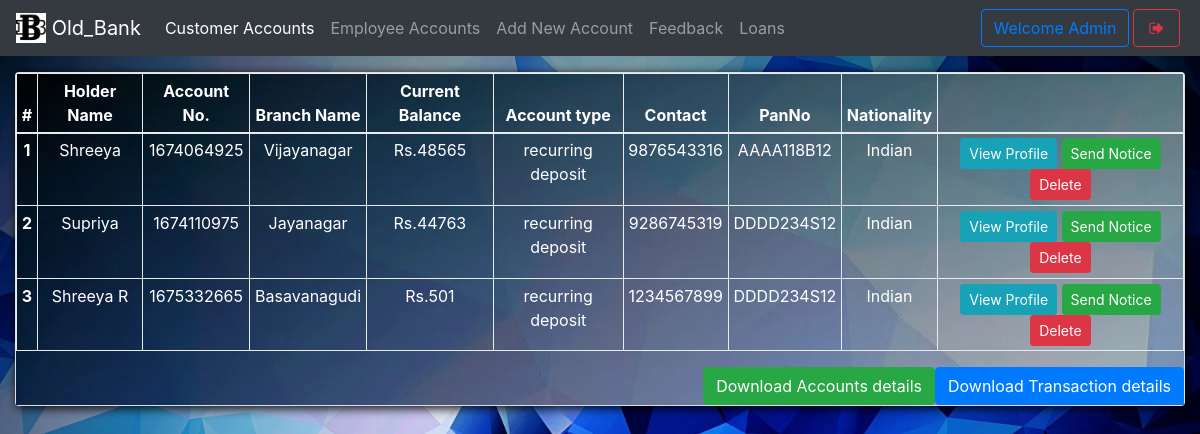
The page /mindex.php (signed in) on the database its author committed.
### tables this page shows
CREATE TABLE `useraccounts` (
  `id` int(11) NOT NULL,
  `email` text NOT NULL,
  `password` text NOT NULL,
  `name` varchar(111) NOT NULL,
  `balance` varchar(111) NOT NULL,
  `cnic` varchar(111) NOT NULL,
  `number` varchar(111) NOT NULL,
  `city` varchar(111) NOT NULL,
  `address` varchar(111) NOT NULL,
  `source` varchar(111) NOT NULL,
  `accountNo` varchar(111) NOT NULL,
  `branch` varchar(111) NOT NULL,
  `accountType` varchar(111) NOT NULL,
  `date` timestamp NOT NULL DEFAULT current_timestamp(),
  `panNo` varchar(10) NOT NULL,
  `nationName` varchar(10) NOT NULL
);

CREATE TABLE `branch` (
  `branchId` int(11) NOT NULL,
  `branchNo` varchar(111) NOT NULL,
  `branchName` varchar(111) NOT NULL
);

### mindex.php (the view, shortened to what this page needs)
<!DOCTYPE html>
<html>
<head>
  <?php require 'assets/autoloader.php'; ?>
  <?php require 'assets/function.php'; ?>
</head>
<body style="background: url(images/bg.jpg);background-size: 100%">
<nav class="navbar navbar-expand-lg navbar-dark bg-dark fixed-top">
 <a class="navbar-brand" href="#">
    <img src="images/logo1.jfif" style="object-fit:cover;object-position:center center" width="30" height="30" class="d-inline-block align-top" alt="">
   <?php echo bankname; ?>
  </a>
  <div class="collapse navbar-collapse" id="navbarSupportedContent">
    <ul class="navbar-nav mr-auto">
      <li class="nav-item ">
        <a class="nav-link active" href="mindex.php">Customer Accounts<span class="sr-only">(current)</span></a>
      </li>
      <li class="nav-item ">  <a class="nav-link" href="maccounts.php">Employee Accounts</a></li>
      <li class="nav-item ">  <a class="nav-link" href="maddnew.php">Add New Account</a></li>
      <li class="nav-item ">  <a class="nav-link" href="mfeedback.php">Feedback</a></li>
      <li class="nav-item ">  <a class="nav-link" href="mloan.php">Loans</a></li>
    </ul>
    <?php include 'msideButton.php'; ?>
  </div>
</nav><br><br><br>
<div class="container-fluid">
<div class="card w-500 text-center shadowBlack">
  <div class="background text-white">
   <table class="table table-bordered table-sm text-white">
  <thead>
    <tr>
      <th scope="col">#</th>
      <th scope="col">Holder Name</th>
      <th scope="col">Account No.</th>
      <th scope="col">Branch Name</th>
      <th scope="col">Current Balance</th>
      <th scope="col">Account type</th>
      <th scope="col">Contact</th>
      <th scope="col">PanNo</th>
      <th scope="col">Nationality</th>
      <th scope="col"></th>
    </tr>
  </thead>
  <tbody>
</div>
    <?php
      $i=0;
      $array = $con->query("select * from useraccounts,branch where useraccounts.branch = branch.branchId");
      if ($array->num_rows > 0)
      {
        while ($row = $array->fetch_assoc())
        {$i++;
    ?>
      <tr>
        <th scope="row"><?php echo $i ?></th>
        <td><?php echo $row['name'] ?></td>
        <td><?php echo $row['accountNo'] ?></td>
        <td><?php echo $row['branchName'] ?></td>
        <td>Rs.<?php echo $row['balance'] ?></td>
        <td><?php echo $row['accountType'] ?></td>
        <td><?php echo $row['number'] ?></td>
        <td><?php echo $row['panNo'] ?></td>
        <td><?php echo $row['nationName'] ?></td>
        <td>
          <a href="show.php?id=<?php echo $row['id'] ?>" class='btn btn-info btn-sm' data-toggle='tooltip' title="View More info">View Profile</a>
          <a href="mnotice.php?id=<?php echo $row['id'] ?>" class='btn btn-success btn-sm' data-toggle='tooltip' title="Send notice to this">Send Notice</a>
          <a href="mindex.php?delete=<?php echo $row['id'] ?>" class='btn btn-danger btn-sm' data-toggle='tooltip' title="Delete this account">Delete</a>
        </td>
      </tr>
    <?php
        }
      }
     ?>
<a href="gpdf.php" class="btn btn-primary float-right">Download Transaction details</a>
<a href="gpdf1.php" class="btn btn-success float-right">Download Accounts details</a>
</body>
</html>

### css/custom.css (style rules this page uses)
.shadowBlack { box-shadow: 2px 2px 11px black }

### mindex.php (style rules this page uses)
div.background { background: url(images/bg.jpg) repeat; border: 2px ; }

### rows shown on the page
useraccounts: name "Shreeya", accountNo "1674064925", branch.branchName "Vijayanagar", balance "48565", accountType "recurring deposit", number "9876543316", panNo "AAAA118B12", nationName "Indian"
useraccounts: name "Supriya", accountNo "1674110975", branch.branchName "Jayanagar", balance "44763", accountType "recurring deposit", number "9286745319", panNo "DDDD234S12", nationName "Indian"
useraccounts: name "Shreeya R", accountNo "1675332665", branch.branchName "Basavanagudi", balance "501", accountType "recurring deposit", number "1234567899", panNo "DDDD234S12", nationName "Indian"

### other values the page prints
bankname "Old_Bank"
